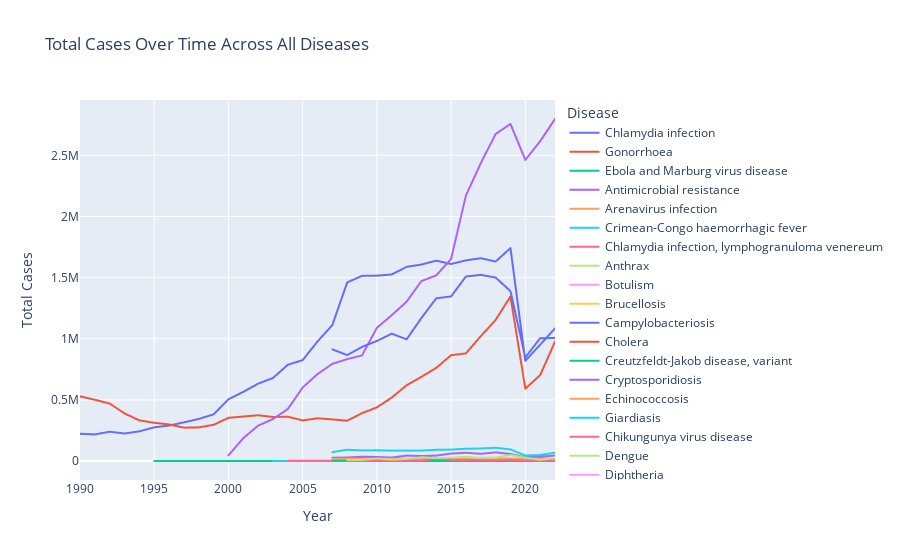
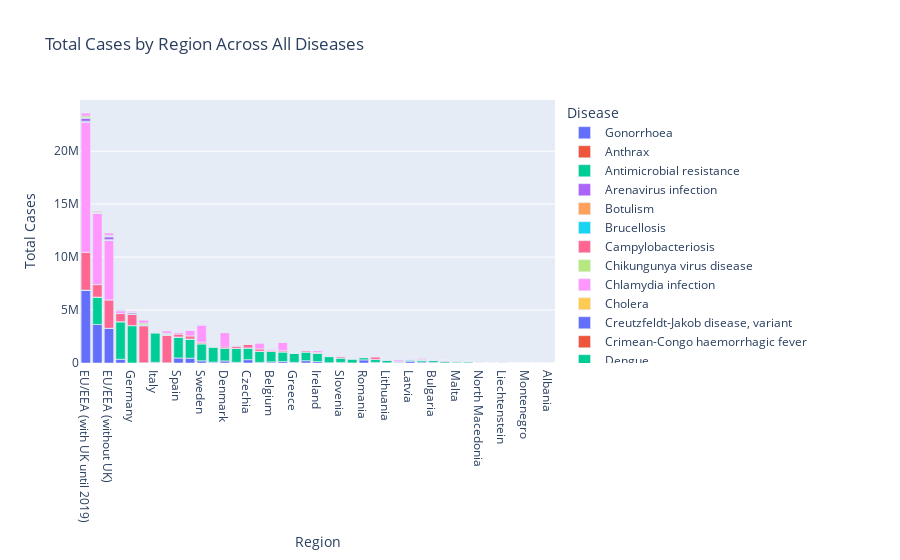

The notebook cell saved with these charts, in order:
### Code cell
import pandas as pd

# Combine all datasets into one for time series analysis
all_data_combined = pd.concat(datasets_cleaned.values())

# Aggregate data over time across all diseases
total_cases_over_time = all_data_combined.groupby(['Time', 'HealthTopic'])['NumValue'].sum().reset_index()

# Create a Plotly line plot for total cases over time across all diseases
fig_time = px.line(total_cases_over_time, x='Time', y='NumValue', color='HealthTopic', 
                   title='Total Cases Over Time Across All Diseases',
                   labels={'NumValue': 'Total Cases', 'Time': 'Year', 'HealthTopic': 'Disease'})
fig_time.show()

# Aggregate data by region across all diseases
total_cases_by_region = all_data_combined.groupby(['RegionName', 'HealthTopic'])['NumValue'].sum().reset_index()

# Create a Plotly bar plot for total cases by region across all diseases
fig_region = px.bar(total_cases_by_region, x='RegionName', y='NumValue', color='HealthTopic',
                    title='Total Cases by Region Across All Diseases',
                    labels={'NumValue': 'Total Cases', 'RegionName': 'Region', 'HealthTopic': 'Disease'},
                    category_orders={"RegionName": total_cases_by_region.sort_values(by='NumValue', ascending=False)['RegionName'].unique()})
fig_region.show()

### Figure 1 — Plotly figure (JSON) as saved in the notebook; plotly's stock layout.template omitted (floating-point values rounded to 4 significant figures; data arrays with more than 128 entries replaced by an {"elided": "..."} marker saying what was removed)
{"data": [{"hovertemplate": "Disease=Chlamydia infection<br>Year=%{x}<br>Total Cases=%{y}<extra></extra>", "legendgroup": "Chlamydia infection", "line": {"color": "#636efa", "dash": "solid"}, "marker": {"symbol": "circle"}, "mode": "lines", "name": "Chlamydia infection", "showlegend": true, "type": "scattergl", "x": [1990, 1991, 1992, 1993, 1994, 1995, 1996, 1997, 1998, 1999, 2000, 2001, 2002, 2003, 2004, 2005, 2006, 2007, 2008, 2009, 2010, 2011, 2012, 2013, 2014, 2015, 2016, 2017, 2018, 2019, 2020, 2021, 2022], "xaxis": "x", "y": [222800.0, 217400.0, 239500.0, 224900.0, 242800.0, 275600.0, 290100.0, 316100.0, 344000.0, 381400.0, 505000.0, 565600.0, 632600.0, 678900.0, 787100.0, 824900.0, 977800.0, 1112000.0, 1461000.0, 1514000.0, 1516000.0, 1526000.0, 1588000.0, 1607000.0, 1639000.0, 1611000.0, 1641000.0, 1658000.0, 1632000.0, 1741000.0, 819400.0, 951100.0, 1085000.0], "yaxis": "y"}, {"hovertemplate": "Disease=Gonorrhoea<br>Year=%{x}<br>Total Cases=%{y}<extra></extra>", "legendgroup": "Gonorrhoea", "line": {"color": "#EF553B", "dash": "solid"}, "marker": {"symbol": "circle"}, "mode": "lines", "name": "Gonorrhoea", "showlegend": true, "type": "scattergl", "x": [1990, 1991, 1992, 1993, 1994, 1995, 1996, 1997, 1998, 1999, 2000, 2001, 2002, 2003, 2004, 2005, 2006, 2007, 2008, 2009, 2010, 2011, 2012, 2013, 2014, 2015, 2016, 2017, 2018, 2019, 2020, 2021, 2022], "xaxis": "x", "y": [528700.0, 501000.0, 470000.0, 389300.0, 332200.0, 312500.0, 298800.0, 272900.0, 274700.0, 295900.0, 353300.0, 363700.0, 374200.0, 360000.0, 362500.0, 331900.0, 349100.0, 340500.0, 329500.0, 391700.0, 438600.0, 518300.0, 619000.0, 688700.0, 761800.0, 865200.0, 880300.0, 1021000.0, 1154000.0, 1346000.0, 591800.0, 702200.0, 976400.0], "yaxis": "y"}, {"hovertemplate": "Disease=Ebola and Marburg virus disease<br>Year=%{x}<br>Total Cases=%{y}<extra></extra>", "legendgroup": "Ebola and Marburg virus disease", "line": {"color": "#00cc96", "dash": "solid"}, "marker": {"symbol": "circle"}, "mode": "lines", "name": "Ebola and Marburg virus disease", "showlegend": true, "type": "scattergl", "x": [1995, 1996, 1997, 1998, 1999, 2000, 2001, 2002, 2003, 2004, 2005, 2006, 2007, 2008, 2009, 2010, 2011, 2012, 2013, 2014, 2015, 2016, 2017, 2018, 2019, 2020, 2021, 2022], "xaxis": "x", "y": [0, 0, 0, 0, 0, 0, 0, 0, 0, 0, 0, 0, 0, 5.014, 0, 0, 0, 0, 0, 36.08, 5.005, 0, 0, 0, 0, 0, 0, 0], "yaxis": "y"}, {"hovertemplate": "Disease=Antimicrobial resistance<br>Year=%{x}<br>Total Cases=%{y}<extra></extra>", "legendgroup": "Antimicrobial resistance", "line": {"color": "#ab63fa", "dash": "solid"}, "marker": {"symbol": "circle"}, "mode": "lines", "name": "Antimicrobial resistance", "showlegend": true, "type": "scattergl", "x": [2000, 2001, 2002, 2003, 2004, 2005, 2006, 2007, 2008, 2009, 2010, 2011, 2012, 2013, 2014, 2015, 2016, 2017, 2018, 2019, 2020, 2021, 2022], "xaxis": "x", "y": [46110.0, 186900.0, 289200.0, 343400.0, 424900.0, 601000.0, 711100.0, 794700.0, 833200.0, 863400.0, 1090000.0, 1192000.0, 1303000.0, 1472000.0, 1518000.0, 1653000.0, 2172000.0, 2436000.0, 2675000.0, 2757000.0, 2463000.0, 2616000.0, 2797000.0], "yaxis": "y"}, {"hovertemplate": "Disease=Arenavirus infection<br>Year=%{x}<br>Total Cases=%{y}<extra></extra>", "legendgroup": "Arenavirus infection", "line": {"color": "#FFA15A", "dash": "solid"}, "marker": {"symbol": "circle"}, "mode": "lines", "name": "Arenavirus infection", "showlegend": true, "type": "scattergl", "x": [2003, 2004, 2005, 2006, 2007, 2008, 2009, 2010, 2011, 2012, 2013, 2014, 2015, 2016, 2017, 2018, 2019, 2020, 2021, 2022], "xaxis": "x", "y": [0, 0, 0, 0, 0, 0, 6.008, 0, 0, 0, 0, 0, 0, 15.03, 0, 0, 10.01, 0, 0, 0], "yaxis": "y"}, {"hovertemplate": "Disease=Crimean-Congo haemorrhagic fever<br>Year=%{x}<br>Total Cases=%{y}<extra></extra>", "legendgroup": "Crimean-Congo haemorrhagic fever", "line": {"color": "#19d3f3", "dash": "solid"}, "marker": {"symbol": "circle"}, "mode": "lines", "name": "Crimean-Congo haemorrhagic fever", "showlegend": true, "type": "scattergl", "x": [2003, 2004, 2005, 2006, 2007, 2008, 2009, 2010, 2011, 2012, 2013, 2014, 2015, 2016, 2017, 2018, 2019, 2020, 2021, 2022], "xaxis": "x", "y": [0, 0, 0, 0, 0, 70.38, 40.17, 30.17, 20.11, 23.12, 40.23, 43.23, 20.11, 30.13, 10.06, 45.2, 10.06, 20.04, 10.01, 20.08], "yaxis": "y"}, {"hovertemplate": "Disease=Chlamydia infection, lymphogranuloma venereum<br>Year=%{x}<br>Total Cases=%{y}<extra></extra>", "legendgroup": "Chlamydia infection, lymphogranuloma venereum", "line": {"color": "#FF6692", "dash": "solid"}, "marker": {"symbol": "circle"}, "mode": "lines", "name": "Chlamydia infection, lymphogranuloma venereum", "showlegend": true, "type": "scattergl", "x": [2004, 2005, 2006, 2007, 2008, 2009, 2010, 2011, 2012, 2013, 2014, 2015, 2016, 2017, 2018, 2019, 2020, 2021, 2022], "xaxis": "x", "y": [1698.0, 2271.0, 2311.0, 2650.0, 3501.0, 3196.0, 5117.0, 4829.0, 4894.0, 5554.0, 7868.0, 9062.0, 11220.0, 10280.0, 11260.0, 13370.0, 8496.0, 9214.0, 11380.0], "yaxis": "y"}, {"hovertemplate": "Disease=Anthrax<br>Year=%{x}<br>Total Cases=%{y}<extra></extra>", "legendgroup": "Anthrax", "line": {"color": "#B6E880", "dash": "solid"}, "marker": {"symbol": "circle"}, "mode": "lines", "name": "Anthrax", "showlegend": true, "type": "scattergl", "x": [2007, 2008, 2009, 2010, 2011, 2012, 2013, 2014, 2015, 2016, 2017, 2018, 2019, 2020, 2021, 2022], "xaxis": "x", "y": [481.7, 208, 621.4, 535.2, 545, 818.7, 559.3, 505, 620, 630, 630, 715, 505, 515, 620, 765], "yaxis": "y"}, {"hovertemplate": "Disease=Botulism<br>Year=%{x}<br>Total Cases=%{y}<extra></extra>", "legendgroup": "Botulism", "line": {"color": "#FF97FF", "dash": "solid"}, "marker": {"symbol": "circle"}, "mode": "lines", "name": "Botulism", "showlegend": true, "type": "scattergl", "x": [2007, 2008, 2009, 2010, 2011, 2012, 2013, 2014, 2015, 2016, 2017, 2018, 2019, 2020, 2021, 2022], "xaxis": "x", "y": [5595.0, 7576.0, 7864.0, 8236.0, 9837.0, 8432.0, 9976.0, 11180.0, 10370.0, 9995.0, 12410.0, 11140.0, 10560.0, 10040.0, 8809.0, 10810.0], "yaxis": "y"}, {"hovertemplate": "Disease=Brucellosis<br>Year=%{x}<br>Total Cases=%{y}<extra></extra>", "legendgroup": "Brucellosis", "line": {"color": "#FECB52", "dash": "solid"}, "marker": {"symbol": "circle"}, "mode": "lines", "name": "Brucellosis", "showlegend": true, "type": "scattergl", "x": [2007, 2008, 2009, 2010, 2011, 2012, 2013, 2014, 2015, 2016, 2017, 2018, 2019, 2020, 2021, 2022], "xaxis": "x", "y": [10840.0, 11770.0, 11740.0, 12650.0, 12680.0, 12150.0, 13980.0, 12930.0, 11860.0, 14930.0, 14230.0, 13160.0, 13960.0, 10960.0, 11910.0, 12720.0], "yaxis": "y"}, {"hovertemplate": "Disease=Campylobacteriosis<br>Year=%{x}<br>Total Cases=%{y}<extra></extra>", "legendgroup": "Campylobacteriosis", "line": {"color": "#636efa", "dash": "solid"}, "marker": {"symbol": "circle"}, "mode": "lines", "name": "Campylobacteriosis", "showlegend": true, "type": "scattergl", "x": [2007, 2008, 2009, 2010, 2011, 2012, 2013, 2014, 2015, 2016, 2017, 2018, 2019, 2020, 2021, 2022], "xaxis": "x", "y": [912900.0, 866200.0, 933000.0, 982100.0, 1041000.0, 995200.0, 1170000.0, 1331000.0, 1346000.0, 1509000.0, 1522000.0, 1501000.0, 1389000.0, 846800.0, 1004000.0, 1007000.0], "yaxis": "y"}, {"hovertemplate": "Disease=Cholera<br>Year=%{x}<br>Total Cases=%{y}<extra></extra>", "legendgroup": "Cholera", "line": {"color": "#EF553B", "dash": "solid"}, "marker": {"symbol": "circle"}, "mode": "lines", "name": "Cholera", "showlegend": true, "type": "scattergl", "x": [2007, 2008, 2009, 2010, 2011, 2012, 2013, 2014, 2015, 2016, 2017, 2018, 2019, 2020, 2021, 2022], "xaxis": "x", "y": [2886.0, 4140.0, 4706.0, 4431.0, 6673.0, 4601.0, 6037.0, 4749.0, 6065.0, 6064.0, 6177.0, 5380.0, 6472.0, 0, 2412.0, 7961.0], "yaxis": "y"}, {"hovertemplate": "Disease=Creutzfeldt-Jakob disease, variant<br>Year=%{x}<br>Total Cases=%{y}<extra></extra>", "legendgroup": "Creutzfeldt-Jakob disease, variant", "line": {"color": "#00cc96", "dash": "solid"}, "marker": {"symbol": "circle"}, "mode": "lines", "name": "Creutzfeldt-Jakob disease, variant", "showlegend": true, "type": "scattergl", "x": [2007, 2008, 2009, 2010, 2011, 2012, 2013, 2014, 2015, 2016, 2017, 2018, 2019, 2020, 2021, 2022], "xaxis": "x", "y": [818.0, 828.0, 719.0, 312.0, 611.0, 505.0, 303.0, 0, 0, 608.0, 0, 505.0, 0, 0, 505.0, 620.1], "yaxis": "y"}, {"hovertemplate": "Disease=Cryptosporidiosis<br>Year=%{x}<br>Total Cases=%{y}<extra></extra>", "legendgroup": "Cryptosporidiosis", "line": {"color": "#ab63fa", "dash": "solid"}, "marker": {"symbol": "circle"}, "mode": "lines", "name": "Cryptosporidiosis", "showlegend": true, "type": "scattergl", "x": [2007, 2008, 2009, 2010, 2011, 2012, 2013, 2014, 2015, 2016, 2017, 2018, 2019, 2020, 2021, 2022], "xaxis": "x", "y": [27060.0, 28760.0, 35300.0, 32710.0, 28550.0, 43840.0, 41240.0, 44390.0, 60920.0, 67200.0, 58540.0, 70640.0, 57430.0, 30410.0, 34630.0, 44380.0], "yaxis": "y"}, {"hovertemplate": "Disease=Echinococcosis<br>Year=%{x}<br>Total Cases=%{y}<extra></extra>", "legendgroup": "Echinococcosis", "line": {"color": "#FFA15A", "dash": "solid"}, "marker": {"symbol": "circle"}, "mode": "lines", "name": "Echinococcosis", "showlegend": true, "type": "scattergl", "x": [2007, 2008, 2009, 2010, 2011, 2012, 2013, 2014, 2015, 2016, 2017, 2018, 2019, 2020, 2021, 2022], "xaxis": "x", "y": [18240.0, 18250.0, 18240.0, 18860.0, 18090.0, 18990.0, 18390.0, 18620.0, 20390.0, 20380.0, 21020.0, 19650.0, 20870.0, 16990.0, 18580.0, 20690.0], "yaxis": "y"}, {"hovertemplate": "Disease=Giardiasis<br>Year=%{x}<br>Total Cases=%{y}<extra></extra>", "legendgroup": "Giardiasis", "line": {"color": "#19d3f3", "dash": "solid"}, "marker": {"symbol": "circle"}, "mode": "lines", "name": "Giardiasis", "showlegend": true, "type": "scattergl", "x": [2007, 2008, 2009, 2010, 2011, 2012, 2013, 2014, 2015, 2016, 2017, 2018, 2019, 2020, 2021, 2022], "xaxis": "x", "y": [72710.0, 92370.0, 86110.0, 87590.0, 84640.0, 85170.0, 85390.0, 91400.0, 93410.0, 100000.0, 102400.0, 108200.0, 94780.0, 45080.0, 49020.0, 67880.0], "yaxis": "y"}, {"hovertemplate": "Disease=Chikungunya virus disease<br>Year=%{x}<br>Total Cases=%{y}<extra></extra>", "legendgroup": "Chikungunya virus disease", "line": {"color": "#FF6692", "dash": "solid"}, "marker": {"symbol": "circle"}, "mode": "lines", "name": "Chikungunya virus disease", "showlegend": true, "type": "scattergl", "x": [2008, 2009, 2010, 2011, 2012, 2013, 2014, 2015, 2016, 2017, 2018, 2019, 2020, 2021, 2022], "xaxis": "x", "y": [2915.0, 4258.0, 4567.0, 3486.0, 3286.0, 4038.0, 20210.0, 10330.0, 9486.0, 7437.0, 6745.0, 10150.0, 3658.0, 2710.0, 4880.0], "yaxis": "y"}, {"hovertemplate": "Disease=Dengue<br>Year=%{x}<br>Total Cases=%{y}<extra></extra>", "legendgroup": "Dengue", "line": {"color": "#B6E880", "dash": "solid"}, "marker": {"symbol": "circle"}, "mode": "lines", "name": "Dengue", "showlegend": true, "type": "scattergl", "x": [2008, 2009, 2010, 2011, 2012, 2013, 2014, 2015, 2016, 2017, 2018, 2019, 2020, 2021, 2022], "xaxis": "x", "y": [8891.0, 9644.0, 20270.0, 10630.0, 16760.0, 30310.0, 24020.0, 27630.0, 34060.0, 25610.0, 28140.0, 49040.0, 27470.0, 9805.0, 24220.0], "yaxis": "y"}, {"hovertemplate": "Disease=Diphtheria<br>Year=%{x}<br>Total Cases=%{y}<extra></extra>", "legendgroup": "Diphtheria", "line": {"color": "#FF97FF", "dash": "solid"}, "marker": {"symbol": "circle"}, "mode": "lines", "name": "Diphtheria", "showlegend": true, "type": "scattergl", "x": {"elided": "756 str values"}, "xaxis": "x", "y": {"elided": "756 float values"}, "yaxis": "y"}], "layout": {"legend": {"title": {"text": "Disease"}, "tracegroupgap": 0}, "title": {"text": "Total Cases Over Time Across All Diseases"}, "xaxis": {"anchor": "y", "domain": [0, 1], "title": {"text": "Year"}}, "yaxis": {"anchor": "x", "domain": [0, 1], "title": {"text": "Total Cases"}}}}

### Figure 2 — Plotly figure (JSON) as saved in the notebook; plotly's stock layout.template omitted (floating-point values rounded to 4 significant figures)
{"data": [{"alignmentgroup": "True", "hovertemplate": "Disease=Gonorrhoea<br>Region=%{x}<br>Total Cases=%{y}<extra></extra>", "legendgroup": "Gonorrhoea", "marker": {"color": "#636efa", "pattern": {"shape": ""}}, "name": "Gonorrhoea", "offsetgroup": "Gonorrhoea", "orientation": "v", "showlegend": true, "textposition": "auto", "type": "bar", "x": ["Albania", "Austria", "Belgium", "Bulgaria", "Croatia", "Cyprus", "Czechia", "Denmark", "EU/EEA (with UK until 2019)", "EU/EEA (without UK)", "Estonia", "Finland", "France", "Greece", "Hungary", "Iceland", "Ireland", "Italy", "Kosovo*", "Latvia", "Liechtenstein", "Lithuania", "Luxembourg", "Malta", "Montenegro", "Netherlands", "North Macedonia", "Norway", "Poland", "Portugal", "Romania", "Serbia", "Slovakia", "Slovenia", "Spain", "Sweden", "Turkey", "United Kingdom"], "xaxis": "x", "y": [835.6, 76870.0, 112400.0, 75970.0, 10790.0, 21960.0, 320600.0, 201800.0, 6866000.0, 3260000.0, 105200.0, 62910.0, 356600.0, 65180.0, 223800.0, 33430.0, 139700.0, 76670.0, 2519.0, 183100.0, 2939.0, 26200.0, 15510.0, 46910.0, 2101.0, 468000.0, 8376.0, 142700.0, 34010.0, 86370.0, 303800.0, 3407.0, 61350.0, 55190.0, 482100.0, 213300.0, 1631.0, 3645000.0], "yaxis": "y"}, {"alignmentgroup": "True", "hovertemplate": "Disease=Anthrax<br>Region=%{x}<br>Total Cases=%{y}<extra></extra>", "legendgroup": "Anthrax", "marker": {"color": "#EF553B", "pattern": {"shape": ""}}, "name": "Anthrax", "offsetgroup": "Anthrax", "orientation": "v", "showlegend": true, "textposition": "auto", "type": "bar", "x": ["Austria", "Belgium", "Bulgaria", "Croatia", "Cyprus", "Czechia", "Denmark", "EU (with UK until 2019)", "EU (without UK)", "EU/EEA (with UK until 2019)", "EU/EEA (without UK)", "Estonia", "Finland", "France", "Germany", "Greece", "Hungary", "Iceland", "Ireland", "Italy", "Latvia", "Liechtenstein", "Lithuania", "Luxembourg", "Malta", "Netherlands", "Norway", "Poland", "Portugal", "Romania", "Slovakia", "Slovenia", "Spain", "Sweden", "United Kingdom"], "xaxis": "x", "y": [0, 0, 314, 109, 0, 0, 102, 1550.0, 1329.0, 1550.0, 1329.0, 0, 0, 101, 306, 203, 101, 0, 0, 103, 0, 0, 0, 0, 0, 101, 0, 0, 101, 820, 0, 0, 609, 0, 547], "yaxis": "y"}, {"alignmentgroup": "True", "hovertemplate": "Disease=Antimicrobial resistance<br>Region=%{x}<br>Total Cases=%{y}<extra></extra>", "legendgroup": "Antimicrobial resistance", "marker": {"color": "#00cc96", "pattern": {"shape": ""}}, "name": "Antimicrobial resistance", "offsetgroup": "Antimicrobial resistance", "orientation": "v", "showlegend": true, "textposition": "auto", "type": "bar", "x": ["Austria", "Belgium", "Bulgaria", "Croatia", "Cyprus", "Czechia", "Denmark", "Estonia", "Finland", "France", "Germany", "Greece", "Hungary", "Iceland", "Ireland", "Italy", "Latvia", "Liechtenstein", "Lithuania", "Luxembourg", "Malta", "Netherlands", "Norway", "Poland", "Portugal", "Romania", "Slovakia", "Slovenia", "Spain", "Sweden", "United Kingdom"], "xaxis": "x", "y": [1304000.0, 981800.0, 166300.0, 384800.0, 109200.0, 1102000.0, 1189000.0, 177300.0, 1049000.0, 3539000.0, 3531000.0, 866000.0, 824100.0, 81250.0, 786700.0, 2779000.0, 123200.0, 759, 237000.0, 145500.0, 118300.0, 1787000.0, 911500.0, 572100.0, 1414000.0, 202900.0, 279700.0, 423600.0, 1964000.0, 1608000.0, 2578000.0], "yaxis": "y"}, {"alignmentgroup": "True", "hovertemplate": "Disease=Arenavirus infection<br>Region=%{x}<br>Total Cases=%{y}<extra></extra>", "legendgroup": "Arenavirus infection", "marker": {"color": "#ab63fa", "pattern": {"shape": ""}}, "name": "Arenavirus infection", "offsetgroup": "Arenavirus infection", "orientation": "v", "showlegend": true, "textposition": "auto", "type": "bar", "x": ["Austria", "Belgium", "Bulgaria", "Croatia", "Cyprus", "Czechia", "EU (with UK until 2019)", "EU (without UK)", "EU/EEA (with UK until 2019)", "EU/EEA (without UK)", "Estonia", "Finland", "France", "Germany", "Greece", "Hungary", "Iceland", "Ireland", "Italy", "Latvia", "Lithuania", "Luxembourg", "Malta", "Netherlands", "Norway", "Poland", "Romania", "Slovakia", "Slovenia", "Spain", "Sweden", "United Kingdom"], "xaxis": "x", "y": [0, 0, 0, 0, 0, 0, 7.002, 5.002, 7.002, 5.002, 0, 0, 0, 2.004, 0, 0, 0, 0, 0, 0, 0, 0, 0, 2.012, 0, 0, 0, 0, 0, 0, 1.019, 2.006], "yaxis": "y"}, {"alignmentgroup": "True", "hovertemplate": "Disease=Botulism<br>Region=%{x}<br>Total Cases=%{y}<extra></extra>", "legendgroup": "Botulism", "marker": {"color": "#FFA15A", "pattern": {"shape": ""}}, "name": "Botulism", "offsetgroup": "Botulism", "orientation": "v", "showlegend": true, "textposition": "auto", "type": "bar", "x": ["Austria", "Belgium", "Bulgaria", "Croatia", "Cyprus", "Czechia", "Denmark", "EU (with UK until 2019)", "EU (without UK)", "EU/EEA (with UK until 2019)", "EU/EEA (without UK)", "Estonia", "Finland", "France", "Germany", "Greece", "Hungary", "Iceland", "Ireland", "Italy", "Latvia", "Liechtenstein", "Lithuania", "Luxembourg", "Malta", "Netherlands", "Norway", "Poland", "Portugal", "Romania", "Slovakia", "Slovenia", "Spain", "Sweden", "United Kingdom"], "xaxis": "x", "y": [7598.0, 1243.0, 412.2, 1009.0, 0, 2111.0, 4254.0, 10800.0, 10700.0, 10880.0, 10780.0, 0, 503.1, 8387.0, 5820.0, 2061.0, 8200.0, 602.8, 1790.0, 4307.0, 201.1, 0, 6899.0, 301.4, 403.1, 2660.0, 5845.0, 11160.0, 7460.0, 9823.0, 0, 2061.0, 8348.0, 2263.0, 3950.0], "yaxis": "y"}, {"alignmentgroup": "True", "hovertemplate": "Disease=Brucellosis<br>Region=%{x}<br>Total Cases=%{y}<extra></extra>", "legendgroup": "Brucellosis", "marker": {"color": "#19d3f3", "pattern": {"shape": ""}}, "name": "Brucellosis", "offsetgroup": "Brucellosis", "orientation": "v", "showlegend": true, "textposition": "auto", "type": "bar", "x": ["Austria", "Belgium", "Bulgaria", "Croatia", "Cyprus", "Czechia", "EU (with UK until 2019)", "EU (without UK)", "EU/EEA (with UK until 2019)", "EU/EEA (without UK)", "Estonia", "Finland", "France", "Germany", "Greece", "Hungary", "Iceland", "Ireland", "Italy", "Latvia", "Liechtenstein", "Lithuania", "Luxembourg", "Malta", "Netherlands", "Norway", "Poland", "Portugal", "Romania", "Slovakia", "Slovenia", "Spain", "Sweden", "United Kingdom"], "xaxis": "x", "y": [10250.0, 2327.0, 1271.0, 2249.0, 802.2, 4169.0, 15550.0, 15390.0, 15650.0, 15490.0, 1304.0, 1656.0, 8180.0, 8433.0, 10210.0, 501.0, 0, 3858.0, 5404.0, 1403.0, 0, 804.2, 2411.0, 802.5, 11210.0, 9508.0, 6340.0, 9374.0, 6299.0, 6259.0, 6828.0, 7294.0, 7202.0, 4035.0], "yaxis": "y"}, {"alignmentgroup": "True", "hovertemplate": "Disease=Campylobacteriosis<br>Region=%{x}<br>Total Cases=%{y}<extra></extra>", "legendgroup": "Campylobacteriosis", "marker": {"color": "#FF6692", "pattern": {"shape": ""}}, "name": "Campylobacteriosis", "offsetgroup": "Campylobacteriosis", "orientation": "v", "showlegend": true, "textposition": "auto", "type": "bar", "x": ["Austria", "Belgium", "Bulgaria", "Croatia", "Cyprus", "Czechia", "Denmark", "EU (with UK until 2019)", "EU (without UK)", "EU/EEA (with UK until 2019)", "EU/EEA (without UK)", "Estonia", "Finland", "France", "Germany", "Greece", "Hungary", "Iceland", "Ireland", "Italy", "Latvia", "Liechtenstein", "Lithuania", "Luxembourg", "Malta", "Netherlands", "Norway", "Poland", "Portugal", "Romania", "Slovakia", "Slovenia", "Spain", "Sweden", "United Kingdom"], "xaxis": "x", "y": [223600.0, 117000.0, 6301.0, 16720.0, 21100.0, 367200.0, 115500.0, 3490000.0, 2607000.0, 3550000.0, 2667000.0, 78520.0, 223200.0, 753300.0, 1072000.0, 6345.0, 155800.0, 20760.0, 60960.0, 56680.0, 10390.0, 1600.0, 85400.0, 72300.0, 41160.0, 295700.0, 126200.0, 31580.0, 87760.0, 24810.0, 243600.0, 143900.0, 273000.0, 139300.0, 1171000.0], "yaxis": "y"}, {"alignmentgroup": "True", "hovertemplate": "Disease=Chikungunya virus disease<br>Region=%{x}<br>Total Cases=%{y}<extra></extra>", "legendgroup": "Chikungunya virus disease", "marker": {"color": "#B6E880", "pattern": {"shape": ""}}, "name": "Chikungunya virus disease", "offsetgroup": "Chikungunya virus disease", "orientation": "v", "showlegend": true, "textposition": "auto", "type": "bar", "x": ["Austria", "Belgium", "Croatia", "Czechia", "EU (with UK until 2019)", "EU (without UK)", "EU/EEA (with UK until 2019)", "EU/EEA (without UK)", "Estonia", "Finland", "France", "Germany", "Greece", "Hungary", "Iceland", "Ireland", "Italy", "Latvia", "Liechtenstein", "Lithuania", "Luxembourg", "Malta", "Netherlands", "Poland", "Portugal", "Romania", "Slovakia", "Slovenia", "Spain", "Sweden", "United Kingdom"], "xaxis": "x", "y": [2495.0, 2710.0, 0, 1869.0, 13270.0, 11160.0, 13270.0, 11160.0, 0, 1997.0, 6568.0, 5841.0, 1212.0, 2132.0, 0, 1208.0, 4431.0, 304.2, 0, 0, 302.3, 604.8, 865, 608.0, 608.1, 304.0, 0, 304.2, 5715.0, 3609.0, 5623.0], "yaxis": "y"}, {"alignmentgroup": "True", "hovertemplate": "Disease=Chlamydia infection<br>Region=%{x}<br>Total Cases=%{y}<extra></extra>", "legendgroup": "Chlamydia infection", "marker": {"color": "#FF97FF", "pattern": {"shape": ""}}, "name": "Chlamydia infection", "offsetgroup": "Chlamydia infection", "orientation": "v", "showlegend": true, "textposition": "auto", "type": "bar", "x": ["Austria", "Belgium", "Bulgaria", "Croatia", "Cyprus", "Denmark", "EU/EEA (with UK until 2019)", "EU/EEA (without UK)", "Estonia", "Finland", "France", "Greece", "Hungary", "Iceland", "Ireland", "Italy", "Latvia", "Liechtenstein", "Lithuania", "Luxembourg", "Malta", "Netherlands", "Norway", "Poland", "Portugal", "Romania", "Slovakia", "Slovenia", "Spain", "Sweden", "United Kingdom"], "xaxis": "x", "y": [5637.0, 112800.0, 5427.0, 5624.0, 3390.0, 1364000.0, 12310000.0, 5633000.0, 135000.0, 574500.0, 268600.0, 8085.0, 29690.0, 186800.0, 184500.0, 22700.0, 80240.0, 2664.0, 13000.0, 11600.0, 14360.0, 509400.0, 748100.0, 9054.0, 13630.0, 8794.0, 20110.0, 13710.0, 178400.0, 1631000.0, 6725000.0], "yaxis": "y"}, {"alignmentgroup": "True", "hovertemplate": "Disease=Cholera<br>Region=%{x}<br>Total Cases=%{y}<extra></extra>", "legendgroup": "Cholera", "marker": {"color": "#FECB52", "pattern": {"shape": ""}}, "name": "Cholera", "offsetgroup": "Cholera", "orientation": "v", "showlegend": true, "textposition": "auto", "type": "bar", "x": ["Austria", "Belgium", "Bulgaria", "Croatia", "Cyprus", "Czechia", "Denmark", "EU (with UK until 2019)", "EU (without UK)", "EU/EEA (with UK until 2019)", "EU/EEA (without UK)", "Estonia", "Finland", "France", "Germany", "Greece", "Hungary", "Iceland", "Ireland", "Italy", "Latvia", "Liechtenstein", "Lithuania", "Luxembourg", "Malta", "Netherlands", "Norway", "Poland", "Portugal", "Romania", "Slovakia", "Slovenia", "Spain", "Sweden", "United Kingdom"], "xaxis": "x", "y": [2606.0, 903.0, 0, 0, 0, 802.0, 2007.0, 8256.0, 8864.0, 9110.0, 9717.0, 0, 501.0, 6955.0, 5710.0, 802.0, 0, 0, 0, 903.0, 0, 0, 0, 0, 0, 1561.0, 3049.0, 802.0, 0, 802.0, 0, 301.1, 3982.0, 4114.0, 7006.0], "yaxis": "y"}, {"alignmentgroup": "True", "hovertemplate": "Disease=Creutzfeldt-Jakob disease, variant<br>Region=%{x}<br>Total Cases=%{y}<extra></extra>", "legendgroup": "Creutzfeldt-Jakob disease, variant", "marker": {"color": "#636efa", "pattern": {"shape": ""}}, "name": "Creutzfeldt-Jakob disease, variant", "offsetgroup": "Creutzfeldt-Jakob disease, variant", "orientation": "v", "showlegend": true, "textposition": "auto", "type": "bar", "x": ["Austria", "Belgium", "Bulgaria", "Croatia", "Cyprus", "Czechia", "Denmark", "EU (with UK until 2019)", "EU (without UK)", "EU/EEA (with UK until 2019)", "EU/EEA (without UK)", "Estonia", "France", "Greece", "Hungary", "Iceland", "Ireland", "Italy", "Latvia", "Liechtenstein", "Lithuania", "Luxembourg", "Malta", "Netherlands", "Norway", "Poland", "Portugal", "Romania", "Slovakia", "Slovenia", "Spain", "Sweden", "United Kingdom"], "xaxis": "x", "y": [0, 0, 0, 0, 101.1, 0, 0, 1132.0, 919.0, 1132.0, 919.0, 0, 707.0, 0, 0, 0, 0, 202.0, 0, 0, 0, 0, 0, 101.0, 0, 0, 101.0, 103.0, 0, 0, 204.0, 0, 713.0], "yaxis": "y"}, {"alignmentgroup": "True", "hovertemplate": "Disease=Crimean-Congo haemorrhagic fever<br>Region=%{x}<br>Total Cases=%{y}<extra></extra>", "legendgroup": "Crimean-Congo haemorrhagic fever", "marker": {"color": "#EF553B", "pattern": {"shape": ""}}, "name": "Crimean-Congo haemorrhagic fever", "offsetgroup": "Crimean-Congo haemorrhagic fever", "orientation": "v", "showlegend": true, "textposition": "auto", "type": "bar", "x": ["Austria", "Belgium", "Bulgaria", "Croatia", "Cyprus", "Czechia", "EU (with UK until 2019)", "EU (without UK)", "EU/EEA (with UK until 2019)", "EU/EEA (without UK)", "Estonia", "France", "Germany", "Greece", "Hungary", "Iceland", "Ireland", "Italy", "Latvia", "Liechtenstein", "Lithuania", "Luxembourg", "Malta", "Netherlands", "Norway", "Poland", "Portugal", "Romania", "Slovakia", "Slovenia", "Spain", "Sweden", "United Kingdom"], "xaxis": "x", "y": [0, 0, 71.86, 0, 0, 0, 87.04, 85.04, 87.03, 85.04, 0, 0, 2.005, 2.036, 0, 0, 0, 0, 0, 0, 0, 0, 0, 0, 0, 0, 0, 0, 0, 0, 11.04, 0, 2.006], "yaxis": "y"}, {"alignmentgroup": "True", "hovertemplate": "Disease=Dengue<br>Region=%{x}<br>Total Cases=%{y}<extra></extra>", "legendgroup": "Dengue", "marker": {"color": "#00cc96", "pattern": {"shape": ""}}, "name": "Dengue", "offsetgroup": "Dengue", "orientation": "v", "showlegend": true, "textposition": "auto", "type": "bar", "x": ["Austria", "Belgium", "Croatia", "Czechia", "EU (with UK until 2019)", "EU (without UK)", "EU/EEA (with UK until 2019)", "EU/EEA (without UK)", "Estonia", "Finland", "France", "Germany", "Greece", "Hungary", "Iceland", "Ireland", "Italy", "Latvia", "Liechtenstein", "Lithuania", "Luxembourg", "Malta", "Netherlands", "Norway", "Poland", "Portugal", "Romania", "Slovakia", "Slovenia", "Spain", "Sweden", "United Kingdom"], "xaxis": "x", "y": [4982.0, 4255.0, 1731.0, 0, 56010.0, 48830.0, 57180.0, 50010.0, 2818.0, 3945.0, 16100.0, 21090.0, 3059.0, 4882.0, 915.3, 3130.0, 6965.0, 3667.0, 307.5, 3203.0, 2126.0, 2431.0, 1032, 4463.0, 5003.0, 2617.0, 3425.0, 2763.0, 4394.0, 6482.0, 8303.0, 10400.0], "yaxis": "y"}, {"alignmentgroup": "True", "hovertemplate": "Disease=Diphtheria<br>Region=%{x}<br>Total Cases=%{y}<extra></extra>", "legendgroup": "Diphtheria", "marker": {"color": "#ab63fa", "pattern": {"shape": ""}}, "name": "Diphtheria", "offsetgroup": "Diphtheria", "orientation": "v", "showlegend": true, "textposition": "auto", "type": "bar", "x": ["Austria", "Belgium", "Bulgaria", "Croatia", "Cyprus", "Czechia", "Denmark", "EU/EEA (with UK until 2019)", "EU/EEA (without UK)", "Estonia", "Finland", "France", "Germany", "Greece", "Hungary", "Iceland", "Ireland", "Italy", "Latvia", "Liechtenstein", "Lithuania", "Luxembourg", "Malta", "Netherlands", "Norway", "Poland", "Portugal", "Romania", "Slovakia", "Slovenia", "Spain", "Sweden", "United Kingdom"], "xaxis": "x", "y": [16020.0, 21825, 0, 0, 0, 9119, 0, 282700.0, 265800.0, 0, 502, 59630.0, 128800.0, 602, 0, 0, 1002, 3308, 36529, 0, 0, 1002, 0, 17536, 10020.0, 0, 0, 0, 9318, 2306, 6012, 26045, 25650], "yaxis": "y"}, {"alignmentgroup": "True", "hovertemplate": "Disease=Ebola and Marburg virus disease<br>Region=%{x}<br>Total Cases=%{y}<extra></extra>", "legendgroup": "Ebola and Marburg virus disease", "marker": {"color": "#FFA15A", "pattern": {"shape": ""}}, "name": "Ebola and Marburg virus disease", "offsetgroup": "Ebola and Marburg virus disease", "orientation": "v", "showlegend": true, "textposition": "auto", "type": "bar", "x": ["Austria", "Belgium", "Bulgaria", "Croatia", "Cyprus", "Czechia", "Denmark", "EU (with UK until 2019)", "EU (without UK)", "EU/EEA (with UK until 2019)", "EU/EEA (without UK)", "Estonia", "Finland", "France", "Germany", "Greece", "Hungary", "Iceland", "Ireland", "Italy", "Latvia", "Liechtenstein", "Lithuania", "Luxembourg", "Malta", "Netherlands", "Norway", "Poland", "Portugal", "Romania", "Slovakia", "Slovenia", "Spain", "Sweden", "United Kingdom"], "xaxis": "x", "y": [0, 0, 0, 0, 0, 0, 0, 9.004, 8.004, 10.0, 9.005, 0, 0, 0, 3.008, 0, 0, 0, 0, 1.003, 0, 0, 0, 0, 0, 1.012, 1.04, 0, 0, 0, 0, 0, 3.012, 0, 1.003], "yaxis": "y"}, {"alignmentgroup": "True", "hovertemplate": "Disease=Echinococcosis<br>Region=%{x}<br>Total Cases=%{y}<extra></extra>", "legendgroup": "Echinococcosis", "marker": {"color": "#19d3f3", "pattern": {"shape": ""}}, "name": "Echinococcosis", "offsetgroup": "Echinococcosis", "orientation": "v", "showlegend": true, "textposition": "auto", "type": "bar", "x": ["Austria", "Belgium", "Bulgaria", "Croatia", "Cyprus", "Czechia", "EU (with UK until 2019)", "EU (without UK)", "EU/EEA (with UK until 2019)", "EU/EEA (without UK)", "Estonia", "Finland", "France", "Germany", "Greece", "Hungary", "Iceland", "Ireland", "Latvia", "Liechtenstein", "Lithuania", "Luxembourg", "Malta", "Netherlands", "Norway", "Poland", "Portugal", "Romania", "Slovakia", "Slovenia", "Spain", "Sweden", "United Kingdom"], "xaxis": "x", "y": [10690.0, 2526.0, 11820.0, 1955.0, 2769.0, 6503.0, 31040.0, 30830.0, 31230.0, 31020.0, 6027.0, 6247.0, 6234.0, 11940.0, 6417.0, 8555.0, 0, 3569.0, 8978.0, 0, 7411.0, 3427.0, 803.7, 3195.0, 10620.0, 9470.0, 9155.0, 8338.0, 9198.0, 7660.0, 7736.0, 7309.0, 3574.0], "yaxis": "y"}, {"alignmentgroup": "True", "hovertemplate": "Disease=Chlamydia infection, lymphogranuloma venereum<br>Region=%{x}<br>Total Cases=%{y}<extra></extra>", "legendgroup": "Chlamydia infection, lymphogranuloma venereum", "marker": {"color": "#FF6692", "pattern": {"shape": ""}}, "name": "Chlamydia infection, lymphogranuloma venereum", "offsetgroup": "Chlamydia infection, lymphogranuloma venereum", "orientation": "v", "showlegend": true, "textposition": "auto", "type": "bar", "x": ["Belgium", "Croatia", "Cyprus", "Czechia", "Denmark", "EU/EEA (with UK until 2019)", "EU/EEA (without UK)", "Estonia", "Finland", "France", "Greece", "Hungary", "Iceland", "Ireland", "Italy", "Latvia", "Liechtenstein", "Lithuania", "Luxembourg", "Malta", "Netherlands", "Norway", "Poland", "Portugal", "Slovenia", "Spain", "Sweden", "United Kingdom"], "xaxis": "x", "y": [4918.0, 202, 0, 5435.0, 4512.0, 27990.0, 21060.0, 0, 3640.0, 9080.0, 0, 3259.0, 661.3, 4097.0, 5537.0, 0, 0, 0, 0, 910, 10670.0, 2585.0, 252, 3634.0, 2645.0, 5042.0, 390, 11650.0], "yaxis": "y"}, {"alignmentgroup": "True", "hovertemplate": "Disease=Cryptosporidiosis<br>Region=%{x}<br>Total Cases=%{y}<extra></extra>", "legendgroup": "Cryptosporidiosis", "marker": {"color": "#B6E880", "pattern": {"shape": ""}}, "name": "Cryptosporidiosis", "offsetgroup": "Cryptosporidiosis", "orientation": "v", "showlegend": true, "textposition": "auto", "type": "bar", "x": ["Belgium", "Bulgaria", "Croatia", "Cyprus", "Czechia", "EU (with UK until 2019)", "EU (without UK)", "EU/EEA (with UK until 2019)", "EU/EEA (without UK)", "Estonia", "Finland", "Germany", "Greece", "Hungary", "Iceland", "Ireland", "Latvia", "Lithuania", "Luxembourg", "Malta", "Netherlands", "Norway", "Poland", "Portugal", "Romania", "Slovakia", "Slovenia", "Spain", "Sweden", "United Kingdom"], "xaxis": "x", "y": [13450.0, 1427.0, 1236.0, 506.7, 6394.0, 146300.0, 77760.0, 149900.0, 81370.0, 4294.0, 6332.0, 29910.0, 343.2, 8314.0, 3238.0, 18030.0, 7393.0, 4598.0, 2435.0, 4389.0, 9100.0, 8957.0, 6115.0, 4685.0, 2543.0, 4318.0, 7192.0, 10180.0, 12240.0, 73090.0], "yaxis": "y"}, {"alignmentgroup": "True", "hovertemplate": "Disease=Giardiasis<br>Region=%{x}<br>Total Cases=%{y}<extra></extra>", "legendgroup": "Giardiasis", "marker": {"color": "#FF97FF", "pattern": {"shape": ""}}, "name": "Giardiasis", "offsetgroup": "Giardiasis", "orientation": "v", "showlegend": true, "textposition": "auto", "type": "bar", "x": ["Belgium", "Bulgaria", "Croatia", "Cyprus", "Czechia", "EU (with UK until 2019)", "EU (without UK)", "EU/EEA (with UK until 2019)", "EU/EEA (without UK)", "Estonia", "Finland", "Germany", "Greece", "Hungary", "Iceland", "Ireland", "Latvia", "Lithuania", "Luxembourg", "Malta", "Norway", "Poland", "Portugal", "Romania", "Slovakia", "Slovenia", "Spain", "Sweden", "United Kingdom"], "xaxis": "x", "y": [26760.0, 23010.0, 2394.0, 7097.0, 10220.0, 260300.0, 203300.0, 266400.0, 209400.0, 11940.0, 9608.0, 62800.0, 362.3, 10810.0, 5665.0, 10420.0, 9663.0, 7788.0, 4451.0, 7413.0, 15070.0, 30470.0, 4968.0, 10018, 11080.0, 7838.0, 30020.0, 25160.0, 61740.0], "yaxis": "y"}], "layout": {"barmode": "relative", "legend": {"title": {"text": "Disease"}, "tracegroupgap": 0}, "title": {"text": "Total Cases by Region Across All Diseases"}, "xaxis": {"anchor": "y", "categoryarray": ["EU/EEA (with UK until 2019)", "United Kingdom", "EU/EEA (without UK)", "France", "Germany", "EU (with UK until 2019)", "Italy", "EU (without UK)", "Spain", "Netherlands", "Sweden", "Portugal", "Denmark", "Austria", "Czechia", "Finland", "Belgium", "Norway", "Greece", "Hungary", "Ireland", "Poland", "Slovenia", "Croatia", "Romania", "Slovakia", "Lithuania", "Iceland", "Latvia", "Estonia", "Bulgaria", "Luxembourg", "Malta", "Cyprus", "North Macedonia", "Serbia", "Liechtenstein", "Kosovo*", "Montenegro", "Turkey", "Albania"], "categoryorder": "array", "domain": [0, 1], "title": {"text": "Region"}}, "yaxis": {"anchor": "x", "domain": [0, 1], "title": {"text": "Total Cases"}}}}
